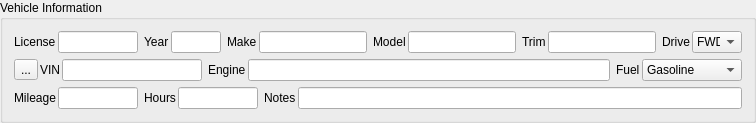
        <widget class="QGroupBox" name="vehicleInformationGroupBox">
         <property name="title">
          <string>Vehicle Information</string>
         </property>
         <layout class="QVBoxLayout" name="verticalLayout_4">
          <item>
           <layout class="QHBoxLayout" name="vehicleInfoLayout_1">
            <property name="spacing">
             <number>6</number>
            </property>
            <item>
             <layout class="QHBoxLayout" name="vehicleInfoLicenseLayout">
              <property name="spacing">
               <number>2</number>
              </property>
              <item>
               <widget class="QLabel" name="vehicleInfoLicenseLabel">
                <property name="text">
                 <string>License</string>
                </property>
               </widget>
              </item>
              <item>
               <widget class="QLineEdit" name="vehicleInfoLicenseEdit">
                <property name="sizePolicy">
                 <sizepolicy hsizetype="Fixed" vsizetype="Fixed">
                  <horstretch>0</horstretch>
                  <verstretch>0</verstretch>
                 </sizepolicy>
                </property>
                <property name="minimumSize">
                 <size>
                  <width>0</width>
                  <height>0</height>
                 </size>
                </property>
                <property name="maximumSize">
                 <size>
                  <width>80</width>
                  <height>16777215</height>
                 </size>
                </property>
               </widget>
              </item>
             </layout>
            </item>
            <item>
             <layout class="QHBoxLayout" name="vehicleInfoYearLayout">
              <property name="spacing">
               <number>2</number>
              </property>
              <item>
               <widget class="QLabel" name="vehicleInfoYearLabel">
                <property name="text">
                 <string>Year</string>
                </property>
               </widget>
              </item>
              <item>
               <widget class="QLineEdit" name="vehicleInfoYearEdit">
                <property name="sizePolicy">
                 <sizepolicy hsizetype="Fixed" vsizetype="Fixed">
                  <horstretch>0</horstretch>
                  <verstretch>0</verstretch>
                 </sizepolicy>
                </property>
                <property name="minimumSize">
                 <size>
                  <width>0</width>
                  <height>0</height>
                 </size>
                </property>
                <property name="maximumSize">
                 <size>
                  <width>50</width>
                  <height>16777215</height>
                 </size>
                </property>
                <property name="baseSize">
                 <size>
                  <width>0</width>
                  <height>0</height>
                 </size>
                </property>
                <property name="inputMask">
                 <string>9999</string>
                </property>
                <property name="maxLength">
                 <number>4</number>
                </property>
               </widget>
              </item>
             </layout>
            </item>
            <item>
             <layout class="QHBoxLayout" name="vehicleInfoMakeLayout">
              <property name="spacing">
               <number>2</number>
              </property>
              <item>
               <widget class="QLabel" name="vehicleInfoMakeLabel">
                <property name="text">
                 <string>Make</string>
                </property>
               </widget>
              </item>
              <item>
               <widget class="QLineEdit" name="vehicleInfoMakeEdit"/>
              </item>
             </layout>
            </item>
            <item>
             <layout class="QHBoxLayout" name="vehicleInfoModelLayout">
              <property name="spacing">
               <number>2</number>
              </property>
              <item>
               <widget class="QLabel" name="vehicleInfoModelLabel">
                <property name="text">
                 <string>Model</string>
                </property>
               </widget>
              </item>
              <item>
               <widget class="QLineEdit" name="vehicleInfoModelEdit"/>
              </item>
             </layout>
            </item>
            <item>
             <layout class="QHBoxLayout" name="vehicleInfoTrimLayout">
              <property name="spacing">
               <number>2</number>
              </property>
              <item>
               <widget class="QLabel" name="vehicleInfoTrimLabel">
                <property name="text">
                 <string>Trim</string>
                </property>
               </widget>
              </item>
              <item>
               <widget class="QLineEdit" name="vehicleInfoTrimEdit"/>
              </item>
             </layout>
            </item>
            <item>
             <layout class="QHBoxLayout" name="vehicleInfoDriveLayout">
              <property name="spacing">
               <number>2</number>
              </property>
              <item>
               <widget class="QLabel" name="vehicleInfoDriveLabel">
                <property name="text">
                 <string>Drive</string>
                </property>
               </widget>
              </item>
              <item>
               <widget class="QComboBox" name="vehicleInfoDriveComboBox">
                <property name="sizePolicy">
                 <sizepolicy hsizetype="Fixed" vsizetype="Fixed">
                  <horstretch>0</horstretch>
                  <verstretch>0</verstretch>
                 </sizepolicy>
                </property>
                <property name="minimumSize">
                 <size>
                  <width>50</width>
                  <height>0</height>
                 </size>
                </property>
                <property name="maximumSize">
                 <size>
                  <width>50</width>
                  <height>16777215</height>
                 </size>
                </property>
                <property name="iconSize">
                 <size>
                  <width>12</width>
                  <height>12</height>
                 </size>
                </property>
                <item>
                 <property name="text">
                  <string>FWD</string>
                 </property>
                </item>
                <item>
                 <property name="text">
                  <string>4WD</string>
                 </property>
                </item>
                <item>
                 <property name="text">
                  <string>RWD</string>
                 </property>
                </item>
                <item>
                 <property name="text">
                  <string>AWD</string>
                 </property>
                </item>
                <item>
                 <property name="text">
                  <string>N/A</string>
                 </property>
                </item>
               </widget>
              </item>
             </layout>
            </item>
           </layout>
          </item>
          <item>
           <layout class="QHBoxLayout" name="vehicleInfoLayout_2">
            <property name="spacing">
             <number>6</number>
            </property>
            <item>
             <layout class="QHBoxLayout" name="vehicleInfoVinLayout">
              <property name="spacing">
               <number>2</number>
              </property>
              <item>
               <widget class="QToolButton" name="vehicleInfoCopyVinButton">
                <property name="text">
                 <string>...</string>
                </property>
                <property name="icon">
                 <iconset theme="QIcon::ThemeIcon::EditCopy"/>
                </property>
               </widget>
              </item>
              <item>
               <widget class="QLabel" name="vehicleInfoVinLabel">
                <property name="text">
                 <string>VIN</string>
                </property>
               </widget>
              </item>
              <item>
               <widget class="QLineEdit" name="vehicleInfoVinEdit">
                <property name="sizePolicy">
                 <sizepolicy hsizetype="Fixed" vsizetype="Fixed">
                  <horstretch>0</horstretch>
                  <verstretch>1</verstretch>
                 </sizepolicy>
                </property>
                <property name="minimumSize">
                 <size>
                  <width>140</width>
                  <height>0</height>
                 </size>
                </property>
                <property name="maximumSize">
                 <size>
                  <width>140</width>
                  <height>16777215</height>
                 </size>
                </property>
                <property name="inputMethodHints">
                 <set>Qt::InputMethodHint::ImhUppercaseOnly</set>
                </property>
                <property name="inputMask">
                 <string>&gt;NNNNNNNNNNNNNNNNNNNN</string>
                </property>
                <property name="maxLength">
                 <number>20</number>
                </property>
                <property name="frame">
                 <bool>true</bool>
                </property>
               </widget>
              </item>
             </layout>
            </item>
            <item>
             <layout class="QHBoxLayout" name="vehicleInfoEngineLayout">
              <property name="spacing">
               <number>2</number>
              </property>
              <item>
               <widget class="QLabel" name="vehicleInfoEngineLabel">
                <property name="text">
                 <string>Engine</string>
                </property>
               </widget>
              </item>
              <item>
               <widget class="QLineEdit" name="vehicleInfoEngineEdit"/>
              </item>
             </layout>
            </item>
            <item>
             <layout class="QHBoxLayout" name="vehicleInfoFuelLayout">
              <property name="spacing">
               <number>2</number>
              </property>
              <item>
               <widget class="QLabel" name="vehicleInfoFuelLabel">
                <property name="text">
                 <string>Fuel</string>
                </property>
               </widget>
              </item>
              <item>
               <widget class="QComboBox" name="vehicleInfoFuelComboBox">
                <property name="sizePolicy">
                 <sizepolicy hsizetype="Fixed" vsizetype="Fixed">
                  <horstretch>0</horstretch>
                  <verstretch>0</verstretch>
                 </sizepolicy>
                </property>
                <property name="minimumSize">
                 <size>
                  <width>100</width>
                  <height>0</height>
                 </size>
                </property>
                <property name="maximumSize">
                 <size>
                  <width>100</width>
                  <height>16777215</height>
                 </size>
                </property>
                <property name="iconSize">
                 <size>
                  <width>12</width>
                  <height>12</height>
                 </size>
                </property>
                <item>
                 <property name="text">
                  <string>Gasoline</string>
                 </property>
                </item>
                <item>
                 <property name="text">
                  <string>Natural Gas</string>
                 </property>
                </item>
                <item>
                 <property name="text">
                  <string>Propane</string>
                 </property>
                </item>
                <item>
                 <property name="text">
                  <string>Diesel</string>
                 </property>
                </item>
                <item>
                 <property name="text">
                  <string>Electric</string>
                 </property>
                </item>
                <item>
                 <property name="text">
                  <string>N/A</string>
                 </property>
                </item>
               </widget>
              </item>
             </layout>
            </item>
           </layout>
          </item>
          <item>
           <layout class="QHBoxLayout" name="vehicleInfoLayout_3">
            <property name="spacing">
             <number>6</number>
            </property>
            <item>
             <layout class="QHBoxLayout" name="vehicleInfoMileageLayout">
              <property name="spacing">
               <number>2</number>
              </property>
              <item>
               <widget class="QLabel" name="vehicleInfoMileageLabel">
                <property name="text">
                 <string>Mileage</string>
                </property>
               </widget>
              </item>
              <item>
               <widget class="QLineEdit" name="vehicleInfoMileageEdit">
                <property name="sizePolicy">
                 <sizepolicy hsizetype="Fixed" vsizetype="Fixed">
                  <horstretch>0</horstretch>
                  <verstretch>0</verstretch>
                 </sizepolicy>
                </property>
                <property name="maximumSize">
                 <size>
                  <width>80</width>
                  <height>16777215</height>
                 </size>
                </property>
                <property name="inputMask">
                 <string/>
                </property>
                <property name="text">
                 <string/>
                </property>
                <property name="readOnly">
                 <bool>true</bool>
                </property>
               </widget>
              </item>
             </layout>
            </item>
            <item>
             <layout class="QHBoxLayout" name="vehicleInfoHoursLayout">
              <property name="spacing">
               <number>2</number>
              </property>
              <item>
               <widget class="QLabel" name="vehicleInfoHoursLabel">
                <property name="text">
                 <string>Hours</string>
                </property>
               </widget>
              </item>
              <item>
               <widget class="QLineEdit" name="vehicleInfoHoursEdit">
                <property name="sizePolicy">
                 <sizepolicy hsizetype="Fixed" vsizetype="Fixed">
                  <horstretch>0</horstretch>
                  <verstretch>0</verstretch>
                 </sizepolicy>
                </property>
                <property name="maximumSize">
                 <size>
                  <width>80</width>
                  <height>16777215</height>
                 </size>
                </property>
                <property name="inputMask">
                 <string/>
                </property>
                <property name="readOnly">
                 <bool>true</bool>
                </property>
               </widget>
              </item>
             </layout>
            </item>
            <item>
             <layout class="QHBoxLayout" name="vehicleInfoNotesLayout">
              <property name="spacing">
               <number>2</number>
              </property>
              <item>
               <widget class="QLabel" name="vehicleInfoNotesLabel">
                <property name="text">
                 <string>Notes</string>
                </property>
               </widget>
              </item>
              <item>
               <widget class="QLineEdit" name="vehicleInfoNotesEdit"/>
              </item>
             </layout>
            </item>
           </layout>
          </item>
         </layout>
        </widget>
